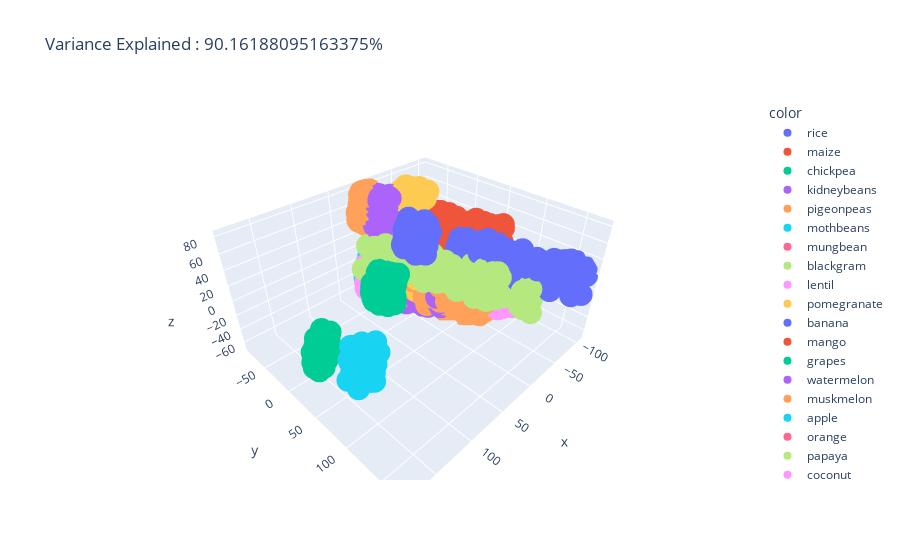

The code cell stored with this chart in its notebook:
### Markdown cell above
Объяснение разницы:

### Code cell
pca3=PCA(n_components=3)
df_pca3=pca3.fit_transform(df.drop(['Label'],axis=1))
df_pca3=pd.DataFrame(df_pca3)
fig = px.scatter_3d(x=df_pca3[0],y=df_pca3[1],z=df_pca3[2],color=df['Label'],title=f"Variance Explained : {pca3.explained_variance_ratio_.sum() * 100}%")
fig.show()
